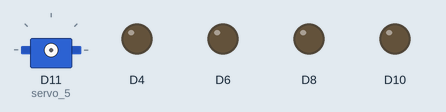
This program was run on a simulated Arduino board driven over Firmata from a computer. Shown: servo, output pins drawn as LEDs (lit = HIGH). At 13.0 s the program stops and its outputs stay as they are.

Above: at 0.1 s.
At 5.1 s:
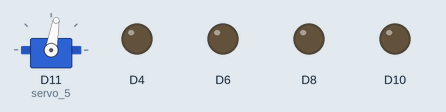
At 9.1 s:
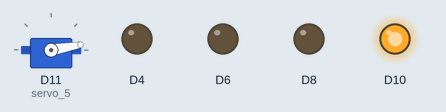
At 10.1 s:
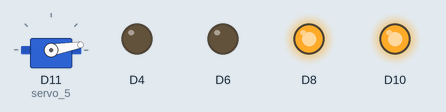
At 11.1 s:
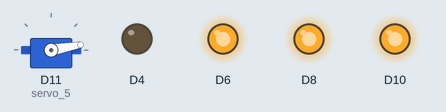
At 12.1 s:
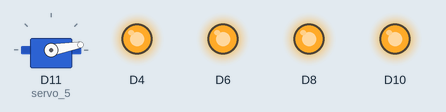
Timing chart, 0 to 13.6 s (numbered marks = the images above):
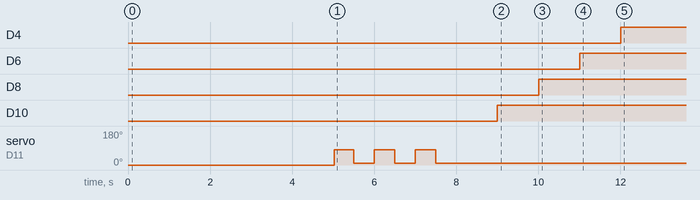

Measured:
- by itself, D4: LOW → HIGH at 12.0 s
- by itself, D6: LOW → HIGH at 11.0 s
- by itself, D8: LOW → HIGH at 10.0 s
- by itself, D10: LOW → HIGH at 9.0 s
- by itself, servo on D11 (servo_5): 0° → 80° at 5.0 s, → 10° 0.48 s later, → 80° 0.50 s later, → 10° 0.50 s later, … (6 changes in this stretch)

The program:

movementThroughArduino.py
```python
import pyfirmata2
import time

board = pyfirmata2.ArduinoNano('/dev/ttyACM0')
servo_5 = board.get_pin('d:11:s')
# board.digital[3].write(True)
# time.sleep(5)
servo_5.write(80)
time.sleep(0.5)
servo_5.write(10)
time.sleep(0.5)
servo_5.write(80)
time.sleep(0.5)
servo_5.write(10)
time.sleep(0.5)
servo_5.write(80)
time.sleep(0.5)
servo_5.write(10)
time.sleep(0.5)
time.sleep(1)

board.digital[10].write(True)

time.sleep(1)
board.digital[8].write(True)
time.sleep(1)
board.digital[6].write(True)
time.sleep(1)
board.digital[4].write(True)
time.sleep(1)
board.exit()
```
